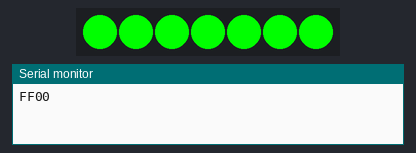
A sketch run on a simulated Arduino Uno, built with avr-gcc and run on an emulated ATmega328P. On the bench: 7 RGB LEDs in strip order, left to right, the last lines printed to the serial monitor.

Above: at 0.1 s.
At 1.1 s:
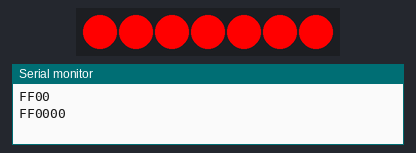
At 2.1 s:
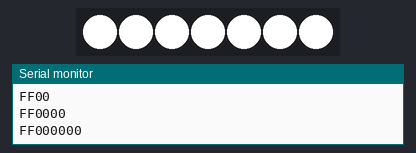
At 3.1 s:
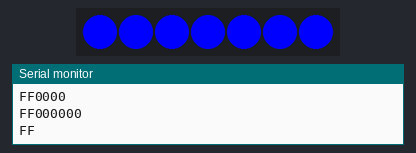
Timing chart, 0 to 40.0 s (numbered marks = the images above):
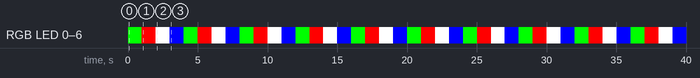

The sketch:

NeoPixelSimpleRGBWHex.ino
```cpp
/*
  Simple NeoPixel control

  This sketch allows serial control over RGBW NeoPixels. It shows how to control
  them using a single long integer, written as a hexadecimal string, like
  web colors, (e.g. 00FF0000 is red)

  Uses Adafruit's NeoPixel library: https://github.com/adafruit/Adafruit_NeoPixel

  created 28 Oct 2017
  updated 7 Jun 2021
  by Tom Igoe

*/
#include <Adafruit_NeoPixel.h>

const int neoPixelPin = 5;  // control pin
const int pixelCount = 7;    // number of pixels

// set up strip:
Adafruit_NeoPixel strip = Adafruit_NeoPixel(pixelCount, neoPixelPin, NEO_GRBW + NEO_KHZ800);

void setup() {
  Serial.begin(9600);
  Serial.setTimeout(10);
  strip.begin();    // initialize pixel strip
  strip.clear();    // turn all LEDs off
  strip.show();     // Initialize all pixels
}

unsigned long color = 0x0000FF00;
void loop() {
  /*
    Each byte of the color is a hue, in the sequence WWRRGGBB.
    0xFF000000 is white
    0x00FF0000 is red
    0x0000FF00 is green
    0x000000FF is blue

    Other colors are made by combining, e.g.
    0x000077FF is teal
    0x003300FF is violet
  */


  // print the color in hex so you know what you're seeing:
  Serial.println(color, HEX);

  // loop over all the pixels:
  for (int pixel = 0; pixel < pixelCount; pixel++) {
    strip.setPixelColor(pixel, color);// set the color for this pixel
  }
  strip.show();                                // refresh the strip
  delay(1000);
  if (color >= 0xFF000000) {
    color = 0xFF;
  } else {
    color = color << 8;
  }
}
```

Measured:
- by itself, RGB LED 0–6: repeats every 4.0 s: RGB(255, 0, 0) 1.0 s, RGB(255, 255, 255) 1.0 s, RGB(0, 0, 255) 1.0 s, RGB(0, 255, 0) 1.0 s
- by itself, everything shown: repeats every 4.0 s, in 4 steps
- what the display in image 1 shows lasts 1.0 s, from 1.0 s to 2.0 s
